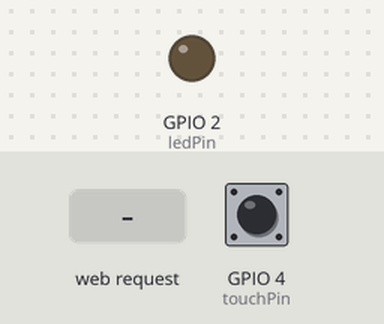
Simulated run of this sketch. Board: ESP32. Parts: output pins drawn as LEDs (lit = HIGH). Dashed ring = blinking. The inputs (shaded band) are chosen by the test bench; at power-on: GPIO 4 (touchPin) HIGH. WiFi joins after 1.5 s; servers stay silent unless stated; what the sketch prints to the serial monitor is not drawn.

Above: at 2.8 s.
2.9 s: HTTP request GET /arm received
At 3.1 s:
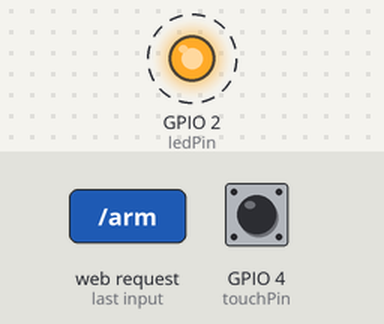
5.9 s: HTTP request GET /disarm received
At 5.9 s:
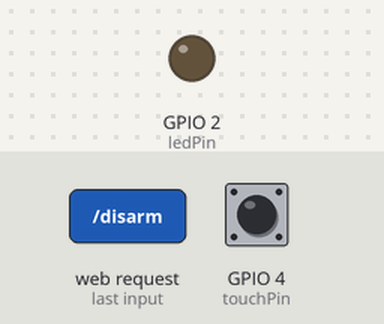
Timing chart, 0 to 8.9 s (numbered marks = the images above; inputs shaded):
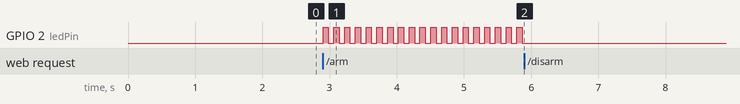

The sketch:

sketch_jul1b.ino
```cpp
#include <WiFi.h>
#include <WebServer.h>

const char* ssid = "OPPOA5";
const char* password = "12345678";

WebServer server(80);
const int ledPin = 2;
const int touchPin = T0; // GPIO4触摸引脚

bool systemArm = false;   // 是否布防
bool alarmLock = false;   // 报警锁定状态

void handleRoot() {
  String html = R"rawliteral(
<!DOCTYPE html>
<html lang="zh-CN">
<head>
  <meta charset="UTF-8">
  <meta name="viewport" content="width=device-width, initial-scale=1.0">
  <title>EX08 物联网安防报警器</title>
  <style>
    body{font-family:Arial; text-align:center; margin-top:50px;}
    button{font-size:24px; padding:15px 40px; margin:20px;}
    #tip{font-size:18px; color:#666;}
  </style>
</head>
<body>
  <h1>ESP32安防报警主机</h1>
  <button onclick="fetch('/arm')">布防 Arm</button>
  <button onclick="fetch('/disarm')">撤防 Disarm</button>
  <p id="tip">布防后触摸引脚触发持续报警，仅撤防可关闭</p>
</body>
</html>
)rawliteral";
  server.send(200, "text/html; charset=UTF-8", html);
}

// 布防接口
void handleArm() {
  systemArm = true;
  server.send(200, "text/plain", "已开启布防");
}
// 撤防，清除报警
void handleDisarm() {
  systemArm = false;
  alarmLock = false;
  digitalWrite(ledPin, LOW);
  server.send(200, "text/plain", "已撤防，报警复位");
}

void setup() {
  pinMode(ledPin, OUTPUT);
  digitalWrite(ledPin, LOW);
  Serial.begin(115200);

  WiFi.mode(WIFI_STA);
  WiFi.disconnect();
  delay(100);

  Serial.print("正在连接WiFi【");
  Serial.print(ssid);
  Serial.print("】");
  WiFi.begin(ssid, password);
  int timeout = 0;
  while (WiFi.status() != WL_CONNECTED && timeout < 20) {
    delay(500);
    Serial.print(".");
    timeout++;
  }

  if(WiFi.status() == WL_CONNECTED){
    Serial.println("\nWiFi连接成功");
    Serial.print("访问地址：http://");
    Serial.println(WiFi.localIP());
  }else{
    Serial.println("\nWiFi连接失败");
  }

  server.on("/", handleRoot);
  server.on("/arm", handleArm);
  server.on("/disarm", handleDisarm);
  server.begin();
}

void loop() {
  server.handleClient();
  int touchVal = touchRead(touchPin);
  Serial.print("触摸原始数值：");
  Serial.println(touchVal);

  // 修改阈值为200：触摸后数值小于200就触发报警锁定
  if(systemArm && touchVal < 200 && !alarmLock){
    alarmLock = true;
  }

  // 报警时LED高频闪烁
  if(alarmLock){
    digitalWrite(ledPin, HIGH);
    delay(80);
    digitalWrite(ledPin, LOW);
    delay(80);
  }
}
```

Measured:
- after the input at 2.9 s, GPIO 2 (ledPin): alternates HIGH for 0.08 s and LOW for 0.08 s, starting at once
- after the input at 5.9 s, GPIO 2 (ledPin): stops changing and stays LOW
